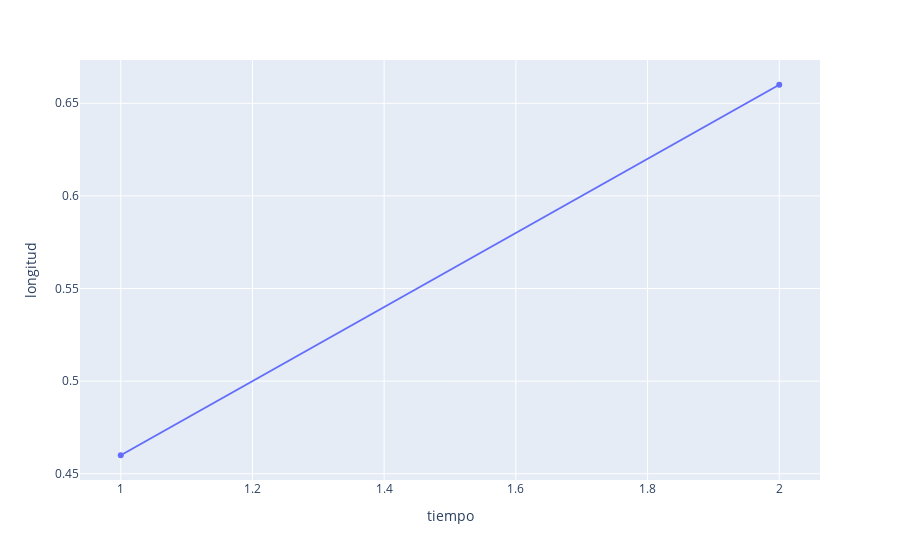

Here is the notebook cell this chart was saved with:
### Markdown cell above
### Creacion de distintos instantes de tiempo

### Code cell
df_recta = pd.DataFrame({'longitud': [0.46, 0.66], 'tiempo': [1,2]})
coefficients = np.polyfit(df['tiempo'], df['longitud'], 1) # polyfit(x, y, degree) sirve para calcular los coeficientes de la ecuación de la recta (y = mx + b)
m = coefficients[0]
b = coefficients[1]
fig = px.scatter(df_recta, x='tiempo', y='longitud')
fig.add_trace(px.line(x=df_recta['tiempo'], y=m*df_recta['tiempo'] + b).data[0])
fig.show()

### Figure 1 — Plotly figure (JSON) as saved in the notebook; plotly's stock layout.template omitted (floating-point values rounded to 4 significant figures)
{"data": [{"hovertemplate": "tiempo=%{x}<br>longitud=%{y}<extra></extra>", "legendgroup": "", "marker": {"color": "#636efa", "symbol": "circle"}, "mode": "markers", "name": "", "orientation": "v", "showlegend": false, "type": "scatter", "x": [1, 2], "xaxis": "x", "y": [0.46, 0.66], "yaxis": "y"}, {"hovertemplate": "x=%{x}<br>y=%{y}<extra></extra>", "legendgroup": "", "line": {"color": "#636efa", "dash": "solid"}, "marker": {"symbol": "circle"}, "mode": "lines", "name": "", "orientation": "v", "showlegend": false, "type": "scatter", "x": [1, 2], "xaxis": "x", "y": [0.46, 0.66], "yaxis": "y"}], "layout": {"legend": {"tracegroupgap": 0}, "margin": {"t": 60}, "xaxis": {"anchor": "y", "domain": [0, 1], "title": {"text": "tiempo"}}, "yaxis": {"anchor": "x", "domain": [0, 1], "title": {"text": "longitud"}}}}
